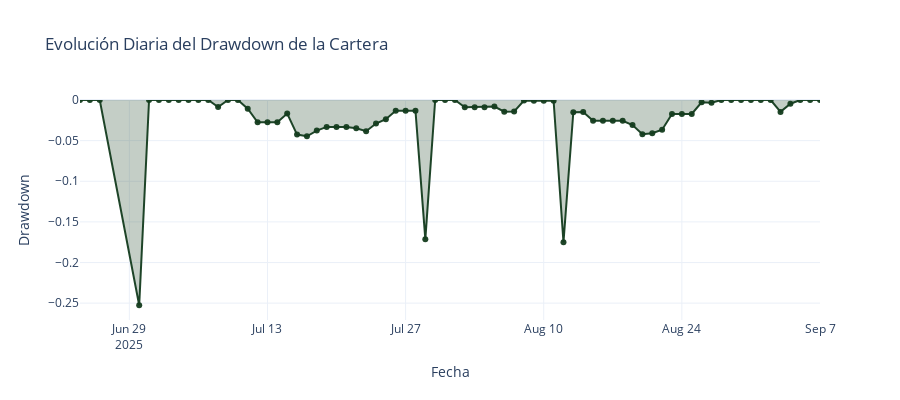

The notebook cell this image was saved under:
### Code cell
# ==============================
# EVOLUCIÓN DIARIA DEL DRAWDOWN DE LA CARTERA TOTAL
# ==============================
import pandas as pd
import plotly.graph_objects as go

# Calcular drawdown diario
rolling_max_diario = total_value_series.cummax()
drawdown_diario = (total_value_series - rolling_max_diario) / rolling_max_diario

# Crear DataFrame con evolución diaria de drawdown
drawdown_diario_df = pd.DataFrame({
    'Fecha': total_value_series.index.strftime('%Y-%m-%d'),
    'Valor_Cierre': total_value_series.values,
    'Drawdown_Diario': drawdown_diario.values
})

print("\nEVOLUCIÓN DIARIA DEL DRAWDOWN DE LA CARTERA TOTAL:")
display(drawdown_diario_df.tail(15))

# Gráfico de drawdown diario (verde oscuro mate)
fig_dd_diario = go.Figure()
fig_dd_diario.add_trace(go.Scatter(
    x=drawdown_diario_df['Fecha'],
    y=drawdown_diario_df['Drawdown_Diario'],
    mode='lines+markers',
    name='Drawdown Diario',
    line=dict(color='rgba(20,60,30,0.95)', width=2),
    fill='tozeroy',
    fillcolor='rgba(20,60,30,0.25)',
    marker=dict(color='rgba(20,60,30,0.95)'),
    hovertemplate='Fecha: %{x}<br>Drawdown: %{y:.1%}<extra></extra>'
) )
fig_dd_diario.update_layout(
    title='Evolución Diaria del Drawdown de la Cartera',
    xaxis_title='Fecha',
    yaxis_title='Drawdown',
    template='plotly_white',
    height=400,
    hovermode='x unified'
 )
fig_dd_diario.show()

### Figure 1 — Plotly figure (JSON) as saved in the notebook; plotly's stock layout.template omitted (floating-point values rounded to 4 significant figures)
{"data": [{"fill": "tozeroy", "fillcolor": "rgba(20,60,30,0.25)", "hovertemplate": "Fecha: %{x}<br>Drawdown: %{y:.1%}<extra></extra>", "line": {"color": "rgba(20,60,30,0.95)", "width": 2}, "marker": {"color": "rgba(20,60,30,0.95)"}, "mode": "lines+markers", "name": "Drawdown Diario", "type": "scatter", "x": ["2025-06-24", "2025-06-25", "2025-06-26", "2025-06-30", "2025-07-01", "2025-07-02", "2025-07-03", "2025-07-04", "2025-07-05", "2025-07-06", "2025-07-07", "2025-07-08", "2025-07-09", "2025-07-10", "2025-07-11", "2025-07-12", "2025-07-13", "2025-07-14", "2025-07-15", "2025-07-16", "2025-07-17", "2025-07-18", "2025-07-19", "2025-07-20", "2025-07-21", "2025-07-22", "2025-07-23", "2025-07-24", "2025-07-25", "2025-07-26", "2025-07-27", "2025-07-28", "2025-07-29", "2025-07-30", "2025-07-31", "2025-08-01", "2025-08-02", "2025-08-03", "2025-08-04", "2025-08-05", "2025-08-06", "2025-08-07", "2025-08-08", "2025-08-09", "2025-08-10", "2025-08-11", "2025-08-12", "2025-08-13", "2025-08-14", "2025-08-15", "2025-08-16", "2025-08-17", "2025-08-18", "2025-08-19", "2025-08-20", "2025-08-21", "2025-08-22", "2025-08-23", "2025-08-24", "2025-08-25", "2025-08-26", "2025-08-27", "2025-08-28", "2025-08-29", "2025-08-30", "2025-08-31", "2025-09-01", "2025-09-02", "2025-09-03", "2025-09-04", "2025-09-05", "2025-09-06", "2025-09-07"], "y": [0, 0, 0, -0.2526, 0, 0, 0, 0, 0, 0, 0, -0.008735, 0, 0, -0.01078, -0.02741, -0.02741, -0.02741, -0.01673, -0.04256, -0.04461, -0.03763, -0.03312, -0.03312, -0.03312, -0.03475, -0.03843, -0.02896, -0.0236, -0.01329, -0.01329, -0.01329, -0.1715, 0, 0, 0, -0.008974, -0.008974, -0.008974, -0.00809, -0.01444, -0.01412, -0.0007088, -0.001001, -0.001001, -0.001001, -0.1751, -0.01494, -0.01476, -0.02565, -0.02565, -0.02565, -0.02565, -0.03091, -0.0422, -0.04099, -0.03657, -0.01724, -0.01724, -0.01724, -0.002766, -0.003369, 0, 0, 0, 0, 0, 0, -0.01462, -0.004573, 0, 0, 0]}], "layout": {"height": 400, "hovermode": "x unified", "title": {"text": "Evolución Diaria del Drawdown de la Cartera"}, "xaxis": {"title": {"text": "Fecha"}}, "yaxis": {"title": {"text": "Drawdown"}}}}
